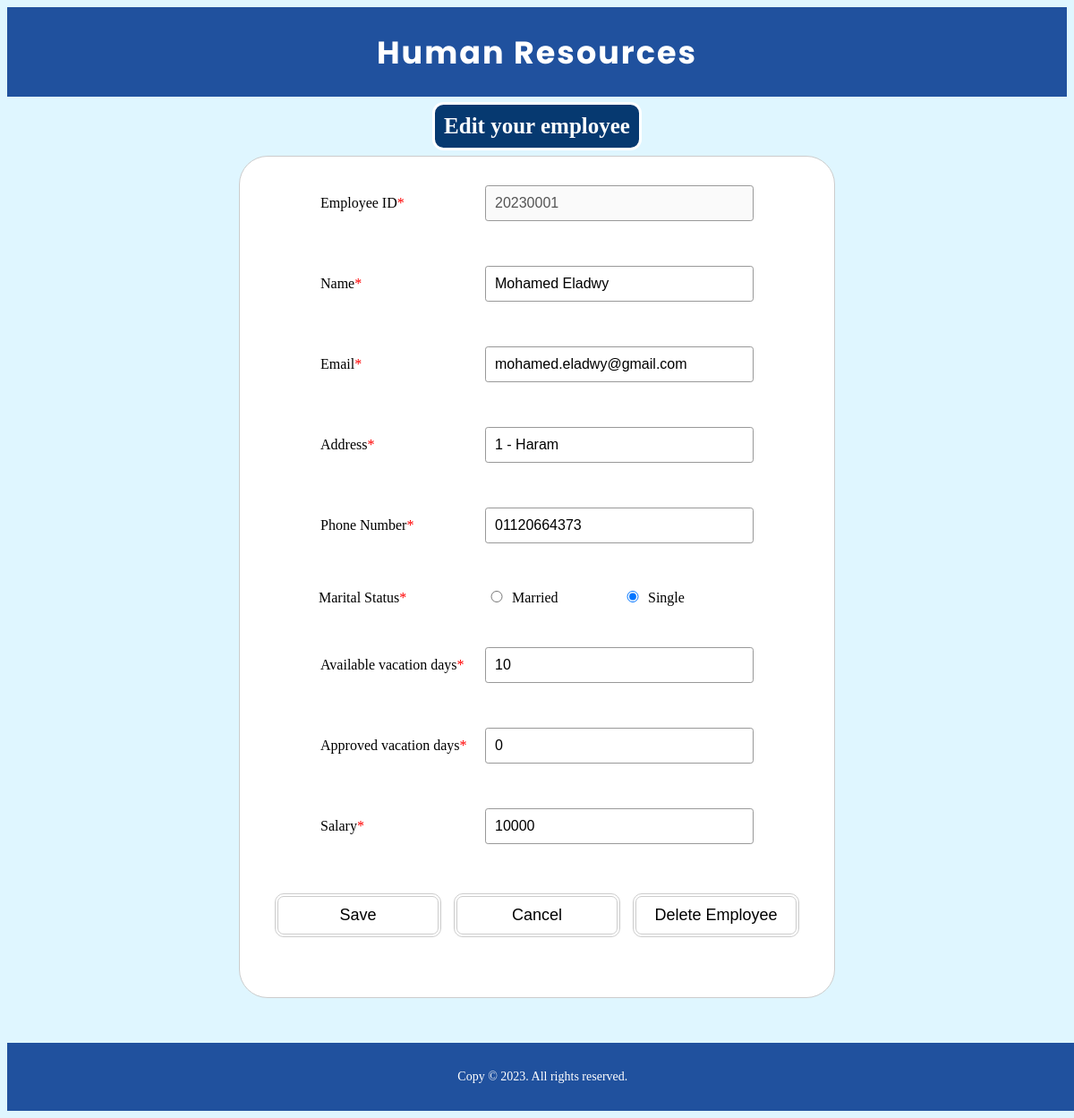
/search-employee/edit-employee/20230001, run on an earlier commit of the app's database.
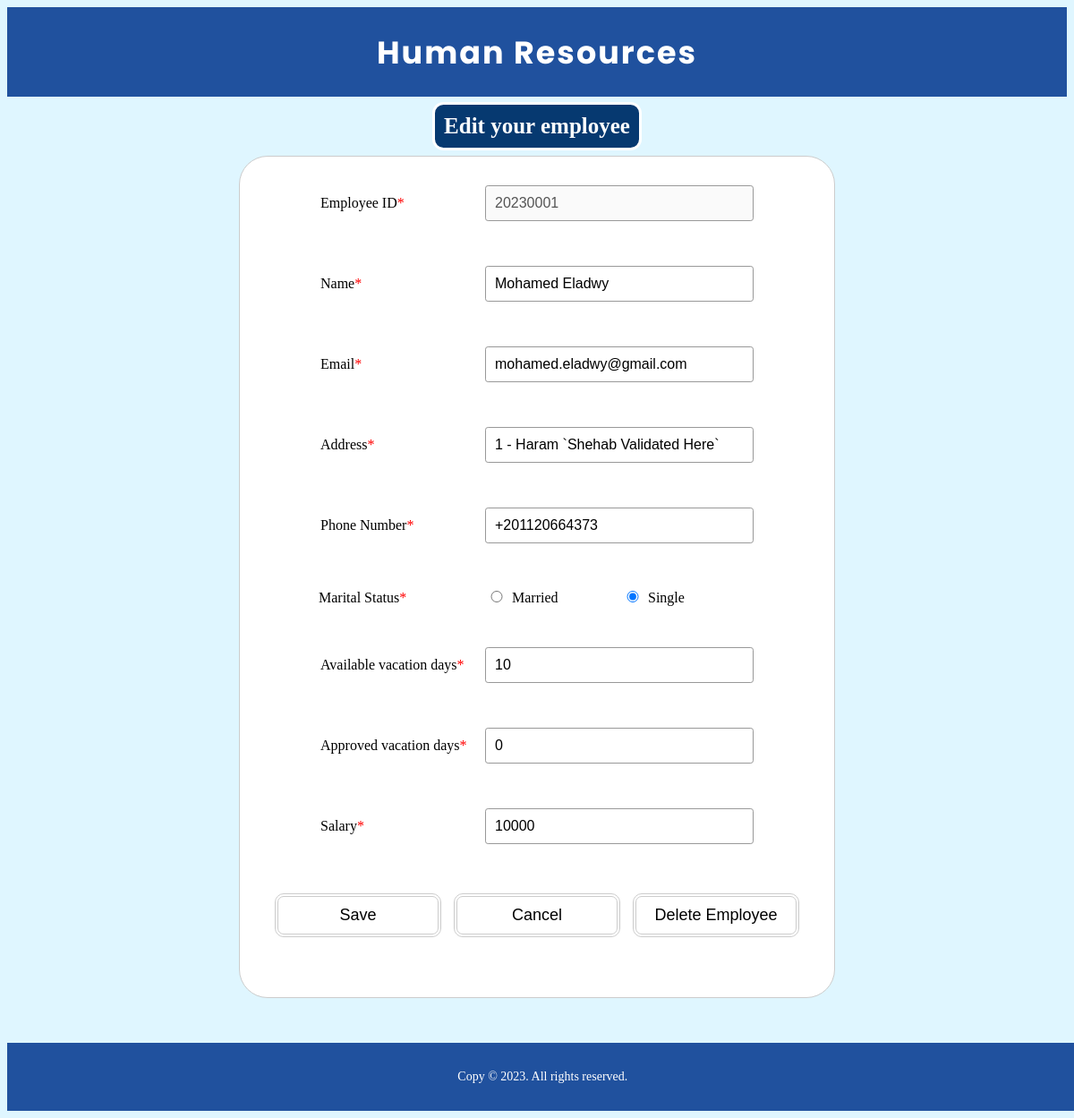
And on a later commit of the database.
### HumanResources/models.py (models this page shows, shortened)
class Employee(models.Model):
    GENDER_CHOICES = (
        ('M', 'Male'),
        ('F', 'Female'),
    )
    MARITAL_STATUS_CHOICES = (
        ('S', 'Single'),
        ('M', 'Married'),
    )
    id = models.IntegerField(default=20230000, primary_key=True)
    name = models.CharField(max_length=100)
    email = models.EmailField(default="mail@gmail.com")
    phoneNumber = models.CharField(max_length=20)
    address = models.CharField(max_length=100)
    gender = models.CharField(
        max_length=1, choices=GENDER_CHOICES, default='M')
    maritalStatus = models.CharField(
        max_length=1, choices=MARITAL_STATUS_CHOICES, null=True)
    availableVacationDays = models.IntegerField(default=0)
    approvedVacationDays = models.IntegerField(default=0)
    salary = models.IntegerField()
    birthDay = models.DateField(null=True)

### HumanResources/views.py (the view, shortened to what this page needs)
# urls.py: path('search-employee/edit-employee/<int:employeeId>', views.editEmployeeForm, name='editEmployeeForm'),
def editEmployeeForm(request: HttpRequest, employeeId: int):
    employee = Employee.objects.get(id=employeeId)
    form = initialFormData(employee)
    return render(request, 'pages/edit-employee.html', {
        'form': form,
        'id': employee.id
    })

### HumanResources/views.py (called while the page is built)
def initialFormData(employee: Employee, isDesiabled: bool = True) -> EmployeeForm:
    initialData = {
        'id': employee.id,
        'name': employee.name,
        'email': employee.email,
        'address': employee.address,
        'phoneNumber': employee.phoneNumber,
        'gender': employee.gender,
        'maritalStatus': employee.maritalStatus,
        'availableVacationDays': employee.availableVacationDays,
        'approvedVacationDays': employee.approvedVacationDays,
        'salary': employee.salary,
        'birthDay': employee.birthDay
    }
    form = EmployeeForm(initial=initialData)
    return form

### HumanResources/templates/pages/edit-employee.html (shortened to what this page needs)
{% extends './base.html' %}
{% load static %}
{% block styleSheets %}
<link rel="stylesheet" href="{% static 'styles/index-style.css' %}" />
<link rel="stylesheet" href="{% static 'styles/form-style.css' %}">
{% endblock styleSheets %}
{% block body %}
<div class="form-container">
    <h2>Edit your employee</h2>
    {% if id %}
    <form id="edit-employee-form" action="{% url 'editEmployeeForm' id %}" method='post'>
        {% for field in form %}
        <div class="form-element">
            <label for="{{ field.id_for_label }}">{{ field.label }}<span aria-label="required">*</span></label>
            {{ field }}
        </div>
        {% endfor %}
        <div class="form-element">
            <button id="save-btn" type="submit">Save</button>
            <a href="{% url 'searchEmployee' %}"><button id="cancel-btn" type="button">Cancel</button></a>
            <a href="{% url 'deleteEmployee' id %}"><button id="delete-btn" type="button">Delete Employee</button></a>
        </div>
        <p class="errorMessage">{{ errorMessage }}</p>
    </form>
    {% else %}
        <p class="errorMessage">{{ errorMessage }}</p>
        <a href="{% url 'searchEmployee' %}"><button id="cancel-btn" type="button">Back to Search</button></a>
    {% endif %}
</div>
{% endblock body %}

What changed in the data, as far as the page shows it:
changed Employee "Mohamed Eladwy": address "1 - Haram" → "1 - Haram `Shehab Validated Here`"; phoneNumber "01120664373" → "+201120664373"
